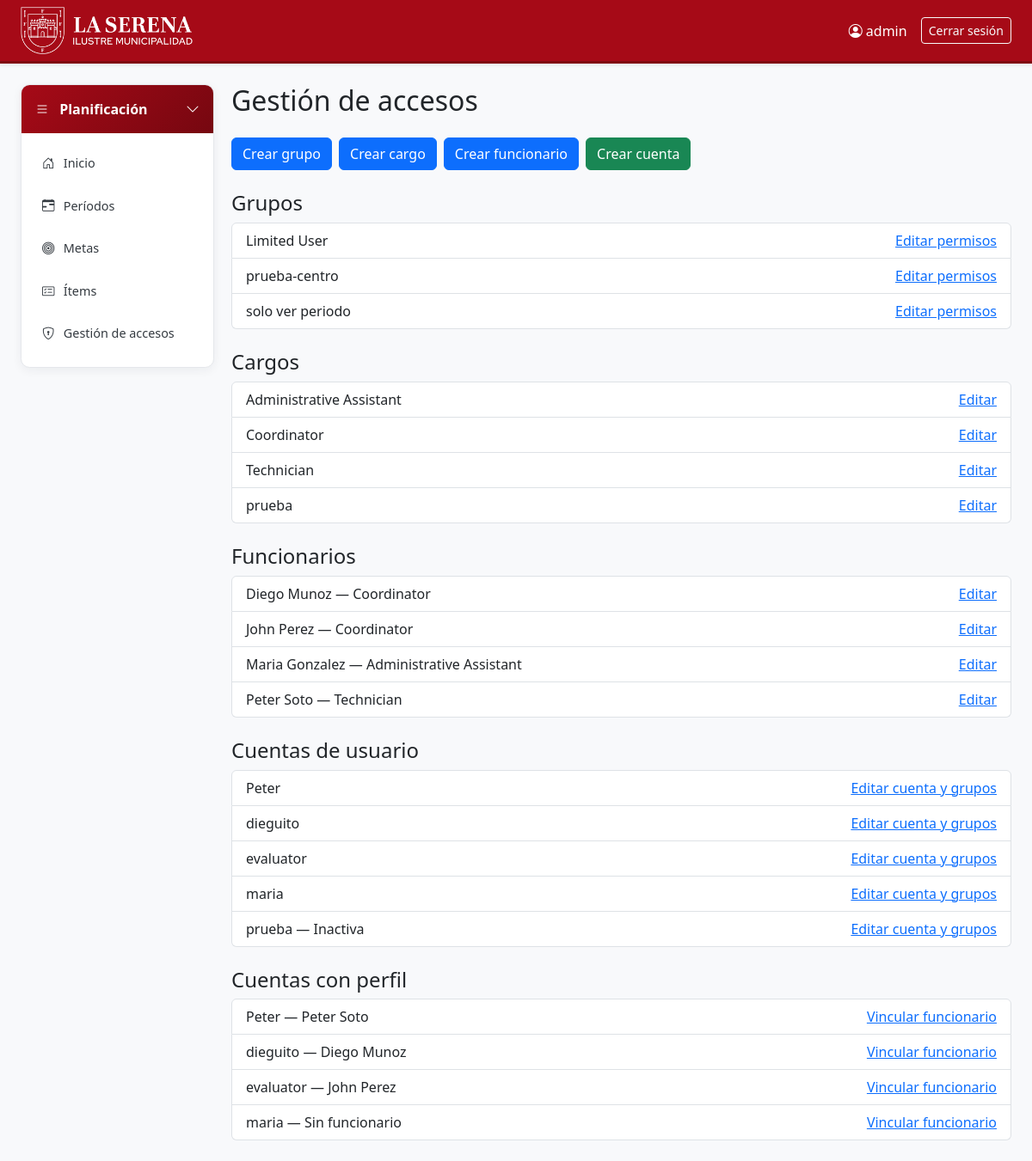
/accounts/manage/ (signed in), run on the app's committed database.
### organization/models.py (models this page shows, shortened)
class PositionFunction(BaseModel):
    position_id = models.BigAutoField(primary_key=True)
    position_name = models.CharField(max_length=150)
    measurable_items = models.TextField()
    catalog_items = models.ManyToManyField(
        "planning_measurements.MeasurementItem",
        blank=True,
        related_name="associated_positions",
        verbose_name="Ítems de medición del catálogo",
    )
    services = models.TextField()
    catalog_services = models.ManyToManyField(
        "registration_validation.Service",
        blank=True,
        related_name="positions",
        verbose_name="Servicios del catálogo",
    )
    weightings = models.TextField()
    validity_start = models.DateField()
    validity_end = models.DateField()
    group = models.ForeignKey(
    "auth.Group",
    on_delete=models.PROTECT,
    null=True,
    blank=True,
    related_name="positions",
    verbose_name="Grupo de permisos",
)
    class Meta:
        verbose_name = "Position and Role"
        verbose_name_plural = "Positions and Roles"
    def __str__(self):
        return self.position_name

class Employee(BaseModel):
    employee_id = models.BigAutoField(primary_key=True)
    assigned_groups = models.ManyToManyField(
        "auth.Group",
        blank=True,
        related_name="assigned_employees",
        verbose_name="Roles asignados",
    )
    delegation = models.ForeignKey(
        Delegation,
        on_delete=models.PROTECT,
        related_name="employees",
    )
    position = models.ForeignKey(
        PositionFunction,
        on_delete=models.PROTECT,
        related_name="employees",
    )
    name = models.CharField(max_length=150)
    roles = models.TextField()
    status = models.CharField(max_length=50)
    profile_photo = models.ImageField(
        upload_to="profile_photos/",
        blank=True,
        null=True,
        verbose_name="Foto de perfil",
    )
    class Meta:
        verbose_name = "Employee"
        verbose_name_plural = "Employees"
    def __str__(self):
        return self.name

### accounts/models.py (models this page shows, shortened)
class UserProfile(BaseModel):
    user = models.OneToOneField(
        settings.AUTH_USER_MODEL,
        on_delete=models.CASCADE,
        related_name="profile",
    )
    employee_code = models.CharField(max_length=30, unique=True)
    phone = models.CharField(max_length=20, blank=True)
    profile_photo = models.ImageField(
        upload_to="profile_photos/",
        blank=True,
        null=True,
        verbose_name="Foto de perfil",
    )
    employee = models.OneToOneField(
    "organization.Employee",
    on_delete=models.PROTECT,
    null=True,
    blank=True,
    related_name="user_profile",
    verbose_name="Funcionario",
)
    delegation = models.ForeignKey(
       "organization.Delegation",
       on_delete=models.PROTECT,
       null=True, blank=True,
       related_name="user_profiles",
   )

### accounts/views.py (the view)
@administrator_required
def access_home(request):
    return render(
        request,
        "accounts/access_home.html",
        {
            "groups": Group.objects.order_by("name"),
            "positions": PositionFunction.objects.filter(
                deleted_at__isnull=True
            ).order_by("position_name"),
            "employees": (
                Employee.objects.filter(
                    deleted_at__isnull=True
                )
                .select_related("position", "delegation")
                .order_by("name")
            ),
            "profiles": (
                UserProfile.objects.filter(
                    deleted_at__isnull=True
                )
                .select_related("user", "employee")
                .order_by("user__username")
            ),
            "users": get_user_model().objects.filter(
                is_superuser=False
            ).order_by("username"),
        },
    )

### accounts/views.py (called while the page is built)
def administrator_required(view):
    @wraps(view)
    def wrapped(request, *args, **kwargs):
        if not request.user.is_superuser:
            raise PermissionDenied(
                "Solo el administrador puede gestionar accesos."
            )
        return view(request, *args, **kwargs)
    return login_required(wrapped)

### templates/accounts/access_home.html (shortened to what this page needs)
{% extends "planning/base.html" %}
{% block contenido %}
<h2 class="mb-4">Gestión de accesos</h2>
<div class="d-flex flex-wrap gap-2 mb-4">
    <a class="btn btn-primary"
       href="{% url 'accounts:group_create' %}">
        Crear grupo
    </a>
    <a class="btn btn-primary"
       href="{% url 'accounts:position_create' %}">
        Crear cargo
    </a>
    <a class="btn btn-primary"
       href="{% url 'accounts:employee_create' %}">
        Crear funcionario
    </a>
    <a class="btn btn-success"
       href="{% url 'accounts:account_create' %}">
        Crear cuenta
    </a>
</div>
<h4>Grupos</h4>
<ul class="list-group mb-4">
    {% for group in groups %}
    <li class="list-group-item d-flex justify-content-between">
        {{ group.name }}
        <a href="{% url 'accounts:group_edit' group.pk %}">
            Editar permisos
        </a>
    </li>
    {% empty %}
    <li class="list-group-item">No hay grupos.</li>
    {% endfor %}
</ul>
<h4>Cargos</h4>
<ul class="list-group mb-4">
    {% for position in positions %}
    <li class="list-group-item d-flex justify-content-between">
        <span>{{ position.position_name }}</span>
        <a href="{% url 'accounts:position_edit' position.pk %}">
            Editar
        </a>
    </li>
    {% empty %}
    <li class="list-group-item">No hay cargos.</li>
    {% endfor %}
</ul>
<h4>Funcionarios</h4>
<ul class="list-group mb-4">
    {% for employee in employees %}
    <li class="list-group-item d-flex justify-content-between">
        <span>
            {{ employee.name }} — {{ employee.position }}
        </span>
        <a href="{% url 'accounts:employee_edit' employee.pk %}">
            Editar
        </a>
    </li>
    {% empty %}
    <li class="list-group-item">No hay funcionarios.</li>
    {% endfor %}
</ul>
<h4>Cuentas de usuario</h4>
<ul class="list-group mb-4">
    {% for account in users %}
    <li class="list-group-item d-flex justify-content-between">
        <span>
            {{ account.username }}
            {% if not account.is_active %}
                — Inactiva
            {% endif %}
        </span>
        <a href="{% url 'accounts:account_edit' account.pk %}">
            Editar cuenta y grupos
        </a>
    </li>
    {% empty %}
    <li class="list-group-item">
        No hay cuentas de trabajadores.
    </li>
    {% endfor %}
</ul>
<h4>Cuentas con perfil</h4>
<ul class="list-group mb-4">
    {% for profile in profiles %}
    <li class="list-group-item d-flex justify-content-between">
        <span>
            {{ profile.user.username }}
            — {{ profile.employee|default:"Sin funcionario" }}
        </span>
        <a href="{% url 'accounts:profile_link' profile.pk %}">
            Vincular funcionario
        </a>
    </li>
    {% empty %}
    <li class="list-group-item">No hay perfiles.</li>
    {% endfor %}
</ul>
{% endblock %}

### templates/base.html (shortened to what this page needs)
<!DOCTYPE html>
{% load static %}
<html lang="es">
<head>
    <link href="https://cdn.jsdelivr.net/npm/bootstrap@5.3.3/dist/css/bootstrap.min.css" rel="stylesheet">
    <link href="https://cdn.jsdelivr.net/npm/bootstrap-icons@1.11.3/font/bootstrap-icons.min.css" rel="stylesheet">
</head>
<body>
<nav class="navbar navbar-expand-lg topbar mb-4 shadow-sm">
    <div class="container-fluid px-4">
        <a class="navbar-brand py-0" href="{% url 'home' %}">
            <img src="{% static 'img/horizontal-blanco.png' %}" alt="Logo La Serena" height="55">
        </a>
        <div class="collapse navbar-collapse" id="navbarMain">
            {% if user.is_authenticated %}
            <ul class="navbar-nav me-auto">
                {% block top_links %}
                <li class="nav-item"><a class="nav-link" href="{% url 'home' %}"></a></li>
                {% endblock %}
            </ul>
            <span class="navbar-text me-3"><i class="bi bi-person-circle"></i> {{ user.username }}</span>
            <form method="post" action="{% url 'logout' %}" class="d-inline">
                <button type="submit" class="btn btn-outline-light btn-sm">Cerrar sesión</button>
            </form>
            {% endif %}
        </div>
    </div>
</nav>
<div class="container-fluid px-4">
    <div class="workspace-layout">
        {% block sidebar %}{% endblock %}
        <div class="workspace-content">
            <main>
        {% block contenido %}{% endblock %}
            </main>
        </div>
    </div>
</div>
</body>
</html>

### templates/base.html (style rules this page uses)
body { background: #f8f9fb; }
.topbar { background-color: #a60a17; border-bottom: 3px solid #800711; }
.topbar .navbar-brand, .topbar .nav-link, .topbar .navbar-text { color: #fff; }
.topbar .navbar-brand { font-weight: bold; font-size: 1.2rem; }
.workspace-layout { display: flex; align-items: flex-start; gap: 1.25rem; }
.workspace-content { flex: 1 1 auto; min-width: 0; }

### data on the page
PositionFunction: position_name "Administrative Assistant"
PositionFunction: position_name "Coordinator"
PositionFunction: position_name "Technician"
PositionFunction: position_name "prueba"
Employee: name "Diego Munoz", position "Coordinator"
Employee: name "John Perez", position "Coordinator"
Employee: name "Maria Gonzalez", position "Administrative Assistant"
Employee: name "Peter Soto", position "Technician"
UserProfile: user.username "Peter", employee "Peter Soto"
UserProfile: user.username "dieguito", employee "Diego Munoz"
UserProfile: user.username "evaluator", employee "John Perez"
UserProfile: user.username "maria", employee "Sin funcionario"

### other printed values
{{ user.username }} "admin"
{{ group.name }} "Limited User"
{{ group.name }} "prueba-centro"
{{ group.name }} "solo ver periodo"
{{ account.username }} "Peter"
{{ account.username }} "dieguito"
{{ account.username }} "evaluator"
{{ account.username }} "maria"
{{ account.username }} "prueba"
